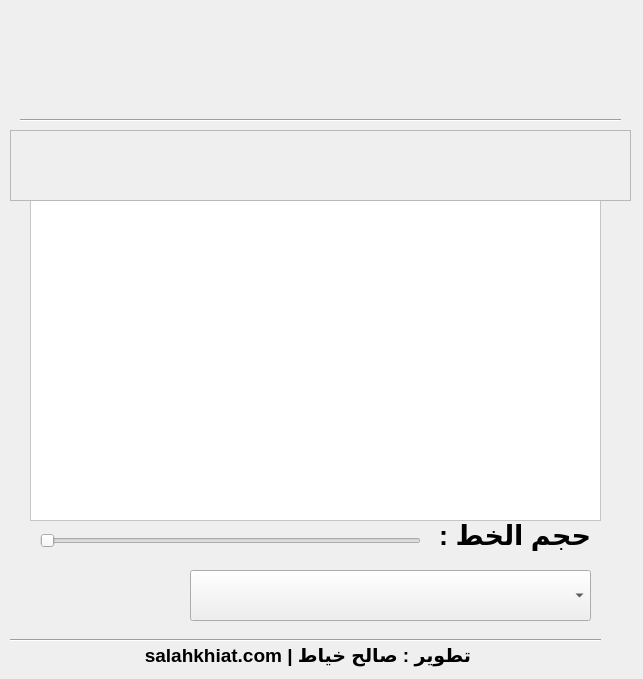
<?xml version="1.0" encoding="UTF-8"?>
<ui version="4.0">
 <class>Form</class>
 <widget class="QWidget" name="Form">
  <property name="geometry">
   <rect>
    <x>0</x>
    <y>0</y>
    <width>643</width>
    <height>679</height>
   </rect>
  </property>
  <property name="windowTitle">
   <string>Form</string>
  </property>
  <widget class="QFrame" name="workspace">
   <property name="geometry">
    <rect>
     <x>30</x>
     <y>200</y>
     <width>571</width>
     <height>321</height>
    </rect>
   </property>
   <property name="styleSheet">
    <string notr="true">background:white;</string>
   </property>
   <property name="frameShape">
    <enum>QFrame::StyledPanel</enum>
   </property>
   <property name="frameShadow">
    <enum>QFrame::Raised</enum>
   </property>
  </widget>
  <widget class="QFrame" name="frame_2">
   <property name="geometry">
    <rect>
     <x>10</x>
     <y>130</y>
     <width>621</width>
     <height>71</height>
    </rect>
   </property>
   <property name="frameShape">
    <enum>QFrame::StyledPanel</enum>
   </property>
   <property name="frameShadow">
    <enum>QFrame::Raised</enum>
   </property>
   <widget class="QWidget" name="layoutWidget">
    <property name="geometry">
     <rect>
      <x>10</x>
      <y>0</y>
      <width>601</width>
      <height>62</height>
     </rect>
    </property>
    <layout class="QHBoxLayout" name="horizontalLayout">
     <item>
      <widget class="QPushButton" name="rtl_ltr_btn">
       <property name="minimumSize">
        <size>
         <width>60</width>
         <height>60</height>
        </size>
       </property>
       <property name="maximumSize">
        <size>
         <width>60</width>
         <height>60</height>
        </size>
       </property>
       <property name="cursor">
        <cursorShape>PointingHandCursor</cursorShape>
       </property>
       <property name="text">
        <string/>
       </property>
       <property name="iconSize">
        <size>
         <width>58</width>
         <height>58</height>
        </size>
       </property>
       <property name="flat">
        <bool>true</bool>
       </property>
      </widget>
     </item>
     <item>
      <widget class="QPushButton" name="x_center_btn">
       <property name="minimumSize">
        <size>
         <width>60</width>
         <height>60</height>
        </size>
       </property>
       <property name="maximumSize">
        <size>
         <width>60</width>
         <height>60</height>
        </size>
       </property>
       <property name="cursor">
        <cursorShape>PointingHandCursor</cursorShape>
       </property>
       <property name="text">
        <string/>
       </property>
       <property name="iconSize">
        <size>
         <width>58</width>
         <height>58</height>
        </size>
       </property>
       <property name="flat">
        <bool>true</bool>
       </property>
      </widget>
     </item>
     <item>
      <widget class="QPushButton" name="bottom_btn">
       <property name="minimumSize">
        <size>
         <width>60</width>
         <height>60</height>
        </size>
       </property>
       <property name="maximumSize">
        <size>
         <width>60</width>
         <height>60</height>
        </size>
       </property>
       <property name="cursor">
        <cursorShape>PointingHandCursor</cursorShape>
       </property>
       <property name="text">
        <string/>
       </property>
       <property name="iconSize">
        <size>
         <width>58</width>
         <height>58</height>
        </size>
       </property>
       <property name="flat">
        <bool>true</bool>
       </property>
      </widget>
     </item>
     <item>
      <widget class="QPushButton" name="top_btn">
       <property name="minimumSize">
        <size>
         <width>60</width>
         <height>60</height>
        </size>
       </property>
       <property name="maximumSize">
        <size>
         <width>60</width>
         <height>60</height>
        </size>
       </property>
       <property name="cursor">
        <cursorShape>PointingHandCursor</cursorShape>
       </property>
       <property name="text">
        <string/>
       </property>
       <property name="iconSize">
        <size>
         <width>58</width>
         <height>58</height>
        </size>
       </property>
       <property name="flat">
        <bool>true</bool>
       </property>
      </widget>
     </item>
     <item>
      <widget class="QPushButton" name="left_btn">
       <property name="minimumSize">
        <size>
         <width>60</width>
         <height>60</height>
        </size>
       </property>
       <property name="maximumSize">
        <size>
         <width>60</width>
         <height>60</height>
        </size>
       </property>
       <property name="cursor">
        <cursorShape>PointingHandCursor</cursorShape>
       </property>
       <property name="text">
        <string/>
       </property>
       <property name="iconSize">
        <size>
         <width>58</width>
         <height>58</height>
        </size>
       </property>
       <property name="flat">
        <bool>true</bool>
       </property>
      </widget>
     </item>
     <item>
      <widget class="QPushButton" name="center_btn">
       <property name="minimumSize">
        <size>
         <width>60</width>
         <height>60</height>
        </size>
       </property>
       <property name="maximumSize">
        <size>
         <width>60</width>
         <height>60</height>
        </size>
       </property>
       <property name="cursor">
        <cursorShape>PointingHandCursor</cursorShape>
       </property>
       <property name="text">
        <string/>
       </property>
       <property name="iconSize">
        <size>
         <width>58</width>
         <height>58</height>
        </size>
       </property>
       <property name="flat">
        <bool>true</bool>
       </property>
      </widget>
     </item>
     <item>
      <widget class="QPushButton" name="right_btn">
       <property name="minimumSize">
        <size>
         <width>60</width>
         <height>60</height>
        </size>
       </property>
       <property name="maximumSize">
        <size>
         <width>60</width>
         <height>60</height>
        </size>
       </property>
       <property name="cursor">
        <cursorShape>PointingHandCursor</cursorShape>
       </property>
       <property name="text">
        <string/>
       </property>
       <property name="iconSize">
        <size>
         <width>58</width>
         <height>58</height>
        </size>
       </property>
       <property name="flat">
        <bool>true</bool>
       </property>
      </widget>
     </item>
     <item>
      <widget class="QPushButton" name="bold_btn">
       <property name="minimumSize">
        <size>
         <width>60</width>
         <height>60</height>
        </size>
       </property>
       <property name="maximumSize">
        <size>
         <width>60</width>
         <height>60</height>
        </size>
       </property>
       <property name="cursor">
        <cursorShape>PointingHandCursor</cursorShape>
       </property>
       <property name="text">
        <string/>
       </property>
       <property name="iconSize">
        <size>
         <width>58</width>
         <height>58</height>
        </size>
       </property>
       <property name="flat">
        <bool>true</bool>
       </property>
      </widget>
     </item>
     <item>
      <widget class="QPushButton" name="italic_btn">
       <property name="minimumSize">
        <size>
         <width>60</width>
         <height>60</height>
        </size>
       </property>
       <property name="maximumSize">
        <size>
         <width>60</width>
         <height>60</height>
        </size>
       </property>
       <property name="cursor">
        <cursorShape>PointingHandCursor</cursorShape>
       </property>
       <property name="text">
        <string/>
       </property>
       <property name="iconSize">
        <size>
         <width>58</width>
         <height>58</height>
        </size>
       </property>
       <property name="flat">
        <bool>true</bool>
       </property>
      </widget>
     </item>
    </layout>
   </widget>
  </widget>
  <widget class="QComboBox" name="printers">
   <property name="geometry">
    <rect>
     <x>190</x>
     <y>570</y>
     <width>401</width>
     <height>51</height>
    </rect>
   </property>
   <property name="font">
    <font>
     <pointsize>18</pointsize>
     <weight>75</weight>
     <bold>true</bold>
    </font>
   </property>
  </widget>
  <widget class="QPushButton" name="print_btn">
   <property name="geometry">
    <rect>
     <x>110</x>
     <y>560</y>
     <width>60</width>
     <height>60</height>
    </rect>
   </property>
   <property name="minimumSize">
    <size>
     <width>60</width>
     <height>60</height>
    </size>
   </property>
   <property name="maximumSize">
    <size>
     <width>60</width>
     <height>60</height>
    </size>
   </property>
   <property name="cursor">
    <cursorShape>PointingHandCursor</cursorShape>
   </property>
   <property name="text">
    <string/>
   </property>
   <property name="icon">
    <iconset>
     <normaloff>icons/print.svg</normaloff>icons/print.svg</iconset>
   </property>
   <property name="iconSize">
    <size>
     <width>58</width>
     <height>58</height>
    </size>
   </property>
   <property name="shortcut">
    <string>Ctrl+P</string>
   </property>
   <property name="flat">
    <bool>true</bool>
   </property>
  </widget>
  <widget class="QPushButton" name="cancel_btn">
   <property name="geometry">
    <rect>
     <x>40</x>
     <y>560</y>
     <width>60</width>
     <height>60</height>
    </rect>
   </property>
   <property name="minimumSize">
    <size>
     <width>60</width>
     <height>60</height>
    </size>
   </property>
   <property name="maximumSize">
    <size>
     <width>60</width>
     <height>60</height>
    </size>
   </property>
   <property name="cursor">
    <cursorShape>PointingHandCursor</cursorShape>
   </property>
   <property name="text">
    <string/>
   </property>
   <property name="icon">
    <iconset>
     <normaloff>icons/cancel.svg</normaloff>icons/cancel.svg</iconset>
   </property>
   <property name="iconSize">
    <size>
     <width>58</width>
     <height>58</height>
    </size>
   </property>
   <property name="flat">
    <bool>true</bool>
   </property>
  </widget>
  <widget class="QPushButton" name="logo_btn">
   <property name="geometry">
    <rect>
     <x>210</x>
     <y>10</y>
     <width>221</width>
     <height>100</height>
    </rect>
   </property>
   <property name="minimumSize">
    <size>
     <width>100</width>
     <height>100</height>
    </size>
   </property>
   <property name="layoutDirection">
    <enum>Qt::LeftToRight</enum>
   </property>
   <property name="text">
    <string/>
   </property>
   <property name="icon">
    <iconset>
     <normaloff>icons/logo.png</normaloff>icons/logo.png</iconset>
   </property>
   <property name="iconSize">
    <size>
     <width>400</width>
     <height>98</height>
    </size>
   </property>
   <property name="flat">
    <bool>true</bool>
   </property>
  </widget>
  <widget class="QSlider" name="font_size">
   <property name="geometry">
    <rect>
     <x>40</x>
     <y>530</y>
     <width>381</width>
     <height>22</height>
    </rect>
   </property>
   <property name="orientation">
    <enum>Qt::Horizontal</enum>
   </property>
  </widget>
  <widget class="QLabel" name="label">
   <property name="geometry">
    <rect>
     <x>440</x>
     <y>520</y>
     <width>151</width>
     <height>31</height>
    </rect>
   </property>
   <property name="font">
    <font>
     <pointsize>20</pointsize>
     <weight>75</weight>
     <bold>true</bold>
    </font>
   </property>
   <property name="text">
    <string>حجم الخط :</string>
   </property>
  </widget>
  <widget class="QLabel" name="label_2">
   <property name="geometry">
    <rect>
     <x>140</x>
     <y>640</y>
     <width>331</width>
     <height>31</height>
    </rect>
   </property>
   <property name="font">
    <font>
     <pointsize>14</pointsize>
     <weight>75</weight>
     <bold>true</bold>
    </font>
   </property>
   <property name="text">
    <string>تطوير : صالح خياط | salahkhiat.com</string>
   </property>
  </widget>
  <widget class="Line" name="line">
   <property name="geometry">
    <rect>
     <x>10</x>
     <y>630</y>
     <width>591</width>
     <height>20</height>
    </rect>
   </property>
   <property name="orientation">
    <enum>Qt::Horizontal</enum>
   </property>
  </widget>
  <widget class="Line" name="line_2">
   <property name="geometry">
    <rect>
     <x>20</x>
     <y>110</y>
     <width>601</width>
     <height>20</height>
    </rect>
   </property>
   <property name="orientation">
    <enum>Qt::Horizontal</enum>
   </property>
  </widget>
 </widget>
 <resources/>
 <connections>
  <connection>
   <sender>cancel_btn</sender>
   <signal>clicked()</signal>
   <receiver>Form</receiver>
   <slot>close()</slot>
   <hints>
    <hint type="sourcelabel">
     <x>70</x>
     <y>377</y>
    </hint>
    <hint type="destinationlabel">
     <x>25</x>
     <y>469</y>
    </hint>
   </hints>
  </connection>
 </connections>
</ui>
